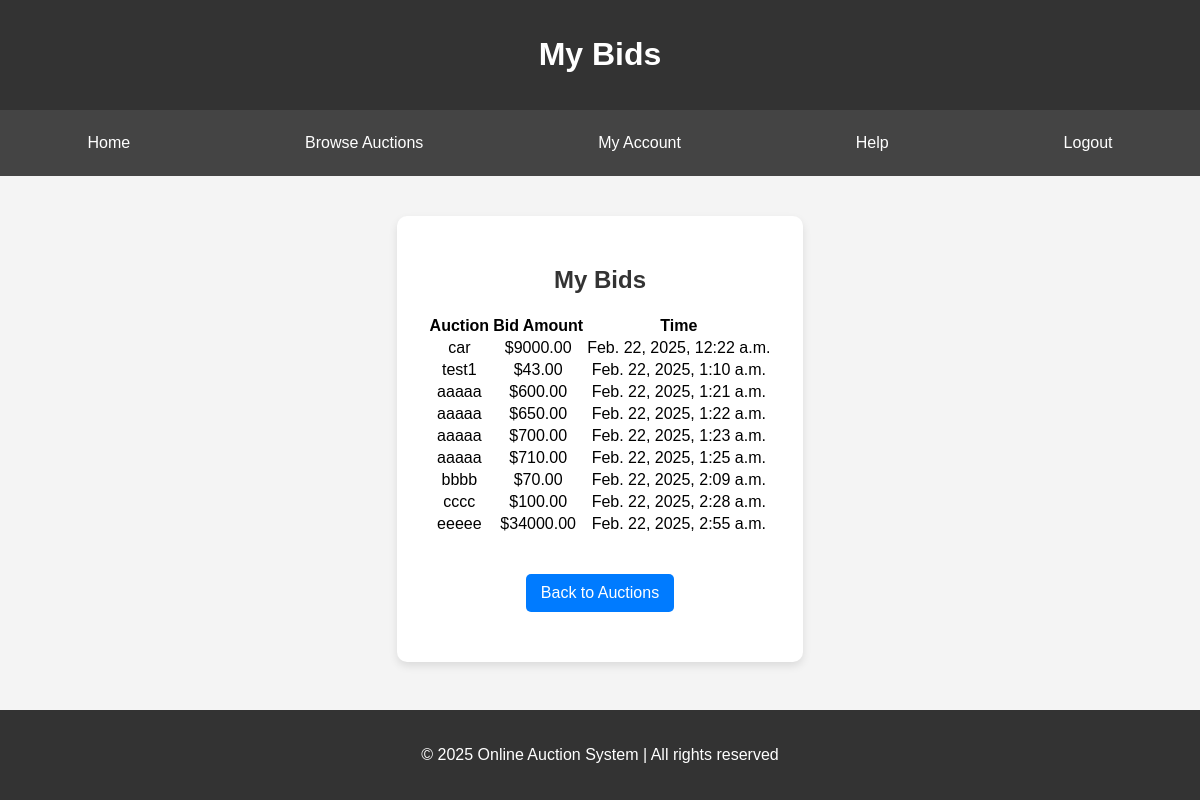
The page /bids/ (signed in) on the database as committed earlier.
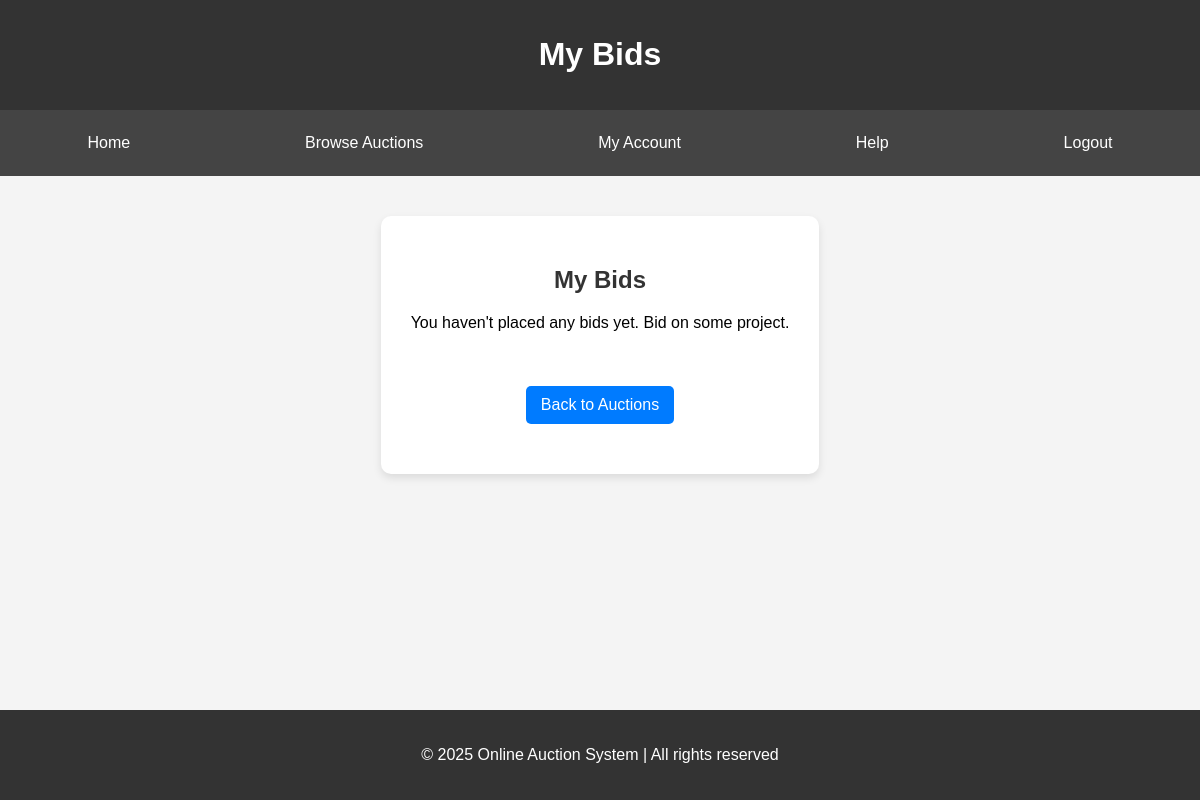
The same page on the database as committed later.
### auction/models.py (models this page shows, shortened)
class Bid(models.Model):
    auction = models.ForeignKey(AuctionItem, on_delete=models.CASCADE, related_name="bids")
    bidder = models.ForeignKey(User, on_delete=models.CASCADE, related_name="bids")
    amount = models.DecimalField(max_digits=10, decimal_places=2)
    timestamp = models.DateTimeField(auto_now_add=True)

class AuctionItem(models.Model):
    CATEGORY_CHOICES = [
        ('Electronics', 'Electronics'),
        ('Fashion', 'Fashion'),
        ('Home Goods', 'Home Goods'),
    ]
    title = models.CharField(max_length=255)
    description = models.TextField()
    starting_bid = models.DecimalField(max_digits=10, decimal_places=2)
    category = models.CharField(max_length=50, choices=CATEGORY_CHOICES)
    image = models.ImageField(upload_to='auction_images/', blank=True, null=True)
    created_at = models.DateTimeField(auto_now_add=True)
    seller = models.ForeignKey(User, on_delete=models.CASCADE)
    end_time = models.DateTimeField(null=True, blank=True)
    winner = models.ForeignKey(
        User, on_delete=models.SET_NULL, null=True, blank=True, related_name="won_auctions"
    )
    status = models.CharField(max_length=20, default='active', choices=[('active', 'Active'), ('completed', 'Completed')])

### auction/views.py (the view)
# urls.py: path("bids/", views.bids, name="bids"),  # Protected Bids Page
@login_required
def bids(request):
    bids = Bid.objects.filter(bidder=request.user).select_related("auction")
    return render(request, "bids.html", {"bids": bids})

### auction/templates/bids.html (shortened to what this page needs)
{% load static %}
<!DOCTYPE html>
<html lang="en">
  <head>
  </head>
  <body>
    <header>
      <h1>My Bids</h1>
    </header>
    <nav>
      <a href="{% url 'home' %}">Home</a>
      <a href="{% url 'browse' %}">Browse Auctions</a>
      <a href="{% url 'account' %}">My Account</a>
      <a href="{% url 'help' %}">Help</a>
      {% if user.is_authenticated %}
      <a href="{% url 'logout' %}">Logout</a>
      {% else %}
      <a href="{% url 'login' %}">Login</a>
      {% endif %}
    </nav>
    <section class="account-container">
      <h2>My Bids</h2>
    {% if bids %}
    <table>
        <thead>
            <tr>
                <th>Auction</th>
                <th>Bid Amount</th>
                <th>Time</th>
            </tr>
        </thead>
        <tbody>
            {% for bid in bids %}
            <tr>
                <td>{{ bid.auction.title }}</td>
                <td>${{ bid.amount }}</td>
                <td>{{ bid.timestamp }}</td>
            </tr>
            {% endfor %}
        </tbody>
    </table>
    {% else %}
        <p>You haven't placed any bids yet. Bid on some project.</p>
    {% endif %}
    <br>
    <a href="{% url 'browse' %}" class="btn">Back to Auctions</a>
    </section>
    <footer class="footer">
      <p>&copy; 2025 Online Auction System | All rights reserved</p>
    </footer>
  </body>
</html>

Rows that differ between the two databases and show on the page:
removed Bid: auction "car", amount "9000.00", timestamp "Feb. 22, 2025, 12:22 a.m."
removed Bid: auction "test1", amount "43.00", timestamp "Feb. 22, 2025, 1:10 a.m."
removed Bid: auction "aaaaa", amount "600.00", timestamp "Feb. 22, 2025, 1:21 a.m."
removed Bid: auction "aaaaa", amount "650.00", timestamp "Feb. 22, 2025, 1:22 a.m."
removed Bid: auction "aaaaa", amount "700.00", timestamp "Feb. 22, 2025, 1:23 a.m."
removed Bid: auction "aaaaa", amount "710.00", timestamp "Feb. 22, 2025, 1:25 a.m."
removed Bid: auction "bbbb", amount "70.00", timestamp "Feb. 22, 2025, 2:09 a.m."
removed Bid: auction "cccc", amount "100.00", timestamp "Feb. 22, 2025, 2:28 a.m."
removed Bid: auction "eeeee", amount "34000.00", timestamp "Feb. 22, 2025, 2:55 a.m."
Other text that changed with them:
text no longer shown: "Auction Bid Amount Time"
text now shown: "You haven't placed any bids yet. Bid on some project."
